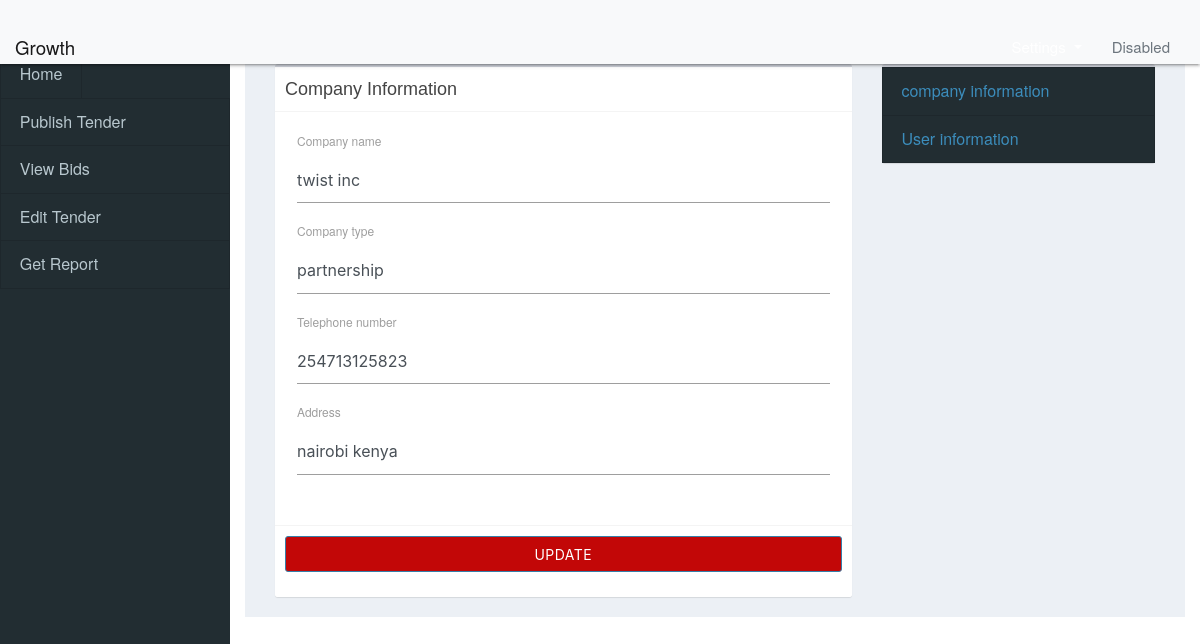
Before: /account/company_information (signed in) with the older database file.
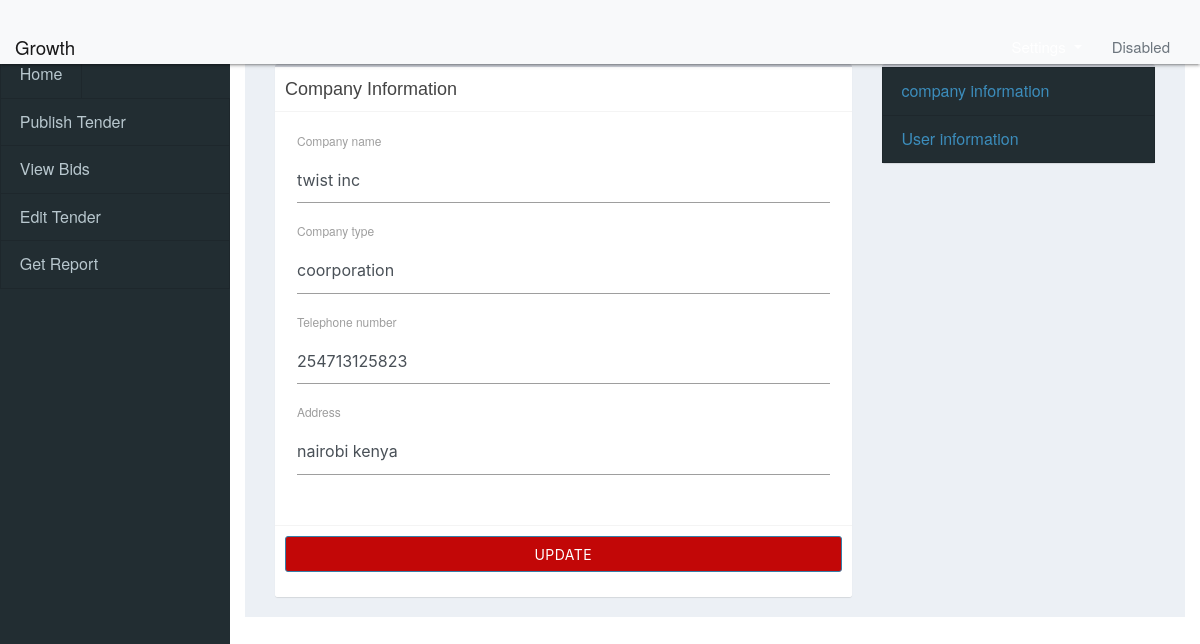
After: the same page with the newer database file.
### tenderingSystem/model.py (models this page shows, shortened)
class Company(db.Model):
    id = db.Column(db.INTEGER, primary_key=True, autoincrement=True)
    company_name = db.Column(db.String(100), nullable=False, unique=True)
    phone_number = db.Column(db.String(15), nullable=False)
    address = db.Column(db.String(100), nullable=False)
    company_type = db.Column(db.String(50), nullable=True)
    user = db.Column(db.INTEGER, db.ForeignKey("users.id"), nullable=False, unique=True)
    tender_publisher = db.relationship("Tenders", backref="publisher", lazy=True)
    bid_publisher = db.relationship("Bid", backref="bid_publisher", lazy=True)

### tenderingSystem/routes.py (the view, shortened to what this page needs)
@app.route('/account/company_information', methods=["GET", "POST"])
@login_required
def company_information():
    form = CompanyForm()
    update_form = UpdateCompanyForm()
    company = get_company_information()
    if request.method == "GET":
        if company:
            update_form.company_name.data = company.company_name
            update_form.company_type.data = company.company_type
            update_form.phone_number.data = company.phone_number
            update_form.address.data = company.address
            return render_template('company_info.html', company=company, update_form=update_form)
        else:
            return render_template('company_info.html', form=form)
    return render_template('buyer/company_info.html', form=form, company_name=company.company_name)

### tenderingSystem/forms.py
class CompanyForm(FlaskForm):
    company_name = StringField("Company name", validators=[DataRequired()])
    phone_number = IntegerField("Telephone number", validators=[DataRequired()])
    address = StringField("Address", validators=[DataRequired()])
    company_type = StringField("Company type", validators=[DataRequired()])
    submit = SubmitField("register")

class UpdateCompanyForm(FlaskForm):
    company_name = StringField("Company name", validators=[DataRequired()])
    phone_number = IntegerField("Telephone number", validators=[DataRequired()])
    address = StringField("Address", validators=[DataRequired()])
    company_type = StringField("Company type", validators=[DataRequired()])
    submit = SubmitField("Update")

### tenderingSystem/helper_functions.py (called while the page is built)
def get_company_information():
    company = Company.query.filter_by(user=current_user.id).first()
    return company

### tenderingSystem/model.py (called while the page is built)
@login_manager.user_loader
def load_user(user_id):
    return Users.query.get(int(user_id))

### tenderingSystem/templates/company_info.html (shortened to what the changed rows need)
{% extends("buyer/home.html") %}
{% block head %}
    {{ super() }}
{% endblock %}
{% block body %}
    <div class="container-fluid">
        <div class="row">
            <div class="col-8">
                 <div class="box">
                        {% if not company %}
                            <form action="{{ url_for('company_information') }}" method="post">
                                {{ form.hidden_tag() }}
                                <div class="box-body">
                                    <fieldset class="form-group">
                                    <div class="form-group">
                                        {{ form.company_name.label(class="form-control-label") }}
                                        {% if form.company_name.errors %}
                                            {{ form.company_name(class="form-control form-control-lg is_invalid") }}
                                            {% for error in form.company_name.errors %}
                                                <div class="text-danger">
                                                    <span>{{ error }}</span>
                                                </div>
                                            {% endfor %}
                                        {% else %}
                                            {{ form.company_name(class="form-control form-control-lg") }}
                                        {% endif %}
                                    </div>
                                    <div class="form-group">
                                        {{ form.company_type.label(class="form-control-label") }}
                                        {% if form.company_type.errors %}
                                            {{ form.company_type(class="form-control form-control-lg is_invalid") }}
                                            {% for error in form.company_type.errors %}
                                                <div class="text-danger">
                                                    <span>{{ error }}</span>
                                                </div>
                                            {% endfor %}
                                        {% else %}
                                            {{ form.company_type(class="form-control form-control-lg") }}
                                        {% endif %}
                                    </div>
                                    <div class="form-group">
                                        {{ form.phone_number.label(class="form-control-label") }}
                                        {% if form.phone_number.errors %}
                                            {{ form.phone_number(class="form-control form-control-lg is_invalid") }}
                                            {% for error in form.phone_number.errors %}
                                                <div class="text-danger">
                                                    <span>{{ error }}</span>
                                                </div>
                                            {% endfor %}
                                        {% else %}
                                            {{ form.phone_number(class="form-control form-control-lg") }}
                                        {% endif %}
                                    </div>
                                    <div class="form-group">
                                        {{ form.address.label(class="form-control-label") }}
                                        {% if form.address.errors %}
                                            {{ form.address(class="form-control form-control-lg is_invalid") }}
                                            {% for error in form.address.errors %}
                                                <div class="text-danger">
                                                    <span>{{ error }}</span>
                                                </div>
                                            {% endfor %}
                                        {% else %}
                                            {{ form.address(class="form-control form-control-lg") }}
                                        {% endif %}
                                    </div>
                                    </fieldset>
                                </div>
                                <div class="box-footer">
                                    <div class="form-group">
                                        {{ form.submit(class="btn btn-primary btn-m btn-block", style="background-color: #C20707")}}
                                    </div>
                                </div>
                            </form>
                        {% else %}
                            <form action="{{ url_for('update_company_information') }}" method="post">
                                <div class="box-body">
                                    <fieldset class="form-group">
                                    <div class="form-group">
                                        {{ update_form.company_name.label(class="form-control-label") }}
                                        {% if update_form.company_name.errors %}
                                            {{ update_form.company_name(class="form-control form-control-lg is_invalid") }}
                                            {% for error in update_form.company_name.errors %}
                                                <div class="text-danger">
                                                    <span>{{ error }}</span>
                                                </div>
                                            {% endfor %}
                                        {% else %}
                                            {{ update_form.company_name(class="form-control form-control-lg") }}
                                        {% endif %}
                                    </div>
                                    <div class="form-group">
                                        {{ update_form.company_type.label(class="form-control-label") }}
                                        {% if update_form.company_type.errors %}
                                            {{ update_form.company_type(class="form-control form-control-lg is_invalid") }}
                                            {% for error in update_form.company_type.errors %}
                                                <div class="text-danger">
                                                    <span>{{ error }}</span>
                                                </div>
                                            {% endfor %}
                                        {% else %}
                                            {{ update_form.company_type(class="form-control form-control-lg") }}
                                        {% endif %}
                                    </div>
                                    <div class="form-group">
                                        {{ update_form.phone_number.label(class="form-control-label") }}
                                        {% if update_form.phone_number.errors %}
                                            {{ update_form.phone_number(class="form-control form-control-lg is_invalid") }}
                                            {% for error in update_form.phone_number.errors %}
                                                <div class="text-danger">
                                                    <span>{{ error }}</span>
                                                </div>
                                            {% endfor %}
                                        {% else %}
                                            {{ update_form.phone_number(class="form-control form-control-lg") }}
                                        {% endif %}
                                    </div>
                                    <div class="form-group">
                                        {{ update_form.address.label(class="form-control-label") }}
                                        {% if update_form.address.errors %}
                                            {{ update_form.address(class="form-control form-control-lg is_invalid") }}
                                            {% for error in update_form.address.errors %}
                                                <div class="text-danger">
                                                    <span>{{ error }}</span>
                                                </div>
                                            {% endfor %}
                                        {% else %}
                                            {{ update_form.address(class="form-control form-control-lg") }}
                                        {% endif %}
                                    </div>
                                    </fieldset>
                                </div>
                            </form>
                        {% endif %}
                    </div>
                </div>
            </div>
        </div>
{% endblock %}

Changed rows visible on the page:
changed Company "twist inc": company_type "partnership" → "coorporation"
